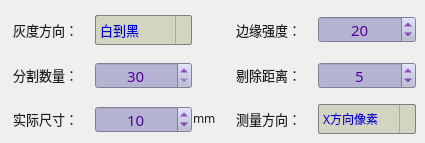
        <widget class="QWidget" name="page_2">
         <widget class="QLabel" name="label_18">
          <property name="geometry">
           <rect>
            <x>13</x>
            <y>65</y>
            <width>81</width>
            <height>19</height>
           </rect>
          </property>
          <property name="font">
           <font>
            <family>微软雅黑</family>
            <pointsize>10</pointsize>
            <weight>50</weight>
            <bold>false</bold>
           </font>
          </property>
          <property name="styleSheet">
           <string notr="true">color: rgb(30, 30, 30);
background-color: rgba(0, 0, 0, 0);</string>
          </property>
          <property name="text">
           <string>分割数量：</string>
          </property>
         </widget>
         <widget class="QLabel" name="label_19">
          <property name="geometry">
           <rect>
            <x>236</x>
            <y>65</y>
            <width>81</width>
            <height>19</height>
           </rect>
          </property>
          <property name="font">
           <font>
            <family>微软雅黑</family>
            <pointsize>10</pointsize>
            <weight>50</weight>
            <bold>false</bold>
           </font>
          </property>
          <property name="styleSheet">
           <string notr="true">color: rgb(30, 30, 30);
background-color: rgba(0, 0, 0, 0);</string>
          </property>
          <property name="text">
           <string>剔除距离：</string>
          </property>
         </widget>
         <widget class="QComboBox" name="comboGrayDirection">
          <property name="geometry">
           <rect>
            <x>95</x>
            <y>15</y>
            <width>97</width>
            <height>30</height>
           </rect>
          </property>
          <property name="font">
           <font>
            <family>微软雅黑</family>
            <pointsize>10</pointsize>
           </font>
          </property>
          <property name="styleSheet">
           <string notr="true">QComboBox {
    border: 1px solid gray;
    border-radius: 2px;    
    color: rgb(0, 0, 200);
	background-color: rgba(170, 170, 127,100);
}
QComboBox::drop-down {
    subcontrol-origin: padding;
    subcontrol-position: top right;
    width: 15px; 
    border-left-width: 1px;
    border-left-color: darkgray;
    border-left-style: solid;
    border-top-right-radius: 3px;
    border-bottom-right-radius: 3px;
}

QComboBox::down-arrow {
    image: url(:/resource/down.png);
} 
QComboBox::down-arrow:on {
    top: 1px;
    left: 1px;
}</string>
          </property>
          <item>
           <property name="text">
            <string>白到黑</string>
           </property>
          </item>
          <item>
           <property name="text">
            <string>黑到白</string>
           </property>
          </item>
         </widget>
         <widget class="QSpinBox" name="spinThreshold">
          <property name="geometry">
           <rect>
            <x>318</x>
            <y>16</y>
            <width>98</width>
            <height>27</height>
           </rect>
          </property>
          <property name="font">
           <font>
            <family>微软雅黑</family>
            <pointsize>11</pointsize>
           </font>
          </property>
          <property name="styleSheet">
           <string notr="true">QWidget{color: rgb(85, 0, 155);background-color: rgb(180, 180, 210);}
QSpinBox::up-button{
    border:transparent;
}
QSpinBox::down-button{
    border:transparent;
}
QSpinBox::up-arrow{
    image:url(:/resource/up.png);
}
QSpinBox::down-arrow{
    image:url(:/resource/down.png);
}</string>
          </property>
          <property name="alignment">
           <set>Qt::AlignCenter</set>
          </property>
          <property name="minimum">
           <number>0</number>
          </property>
          <property name="maximum">
           <number>255</number>
          </property>
          <property name="value">
           <number>20</number>
          </property>
         </widget>
         <widget class="QSpinBox" name="spinCullDistance">
          <property name="geometry">
           <rect>
            <x>318</x>
            <y>62</y>
            <width>98</width>
            <height>27</height>
           </rect>
          </property>
          <property name="font">
           <font>
            <family>微软雅黑</family>
            <pointsize>11</pointsize>
           </font>
          </property>
          <property name="styleSheet">
           <string notr="true">QWidget{color: rgb(85, 0, 155);background-color: rgb(180, 180, 210);}
QSpinBox::up-button{
    border:transparent;
}
QSpinBox::down-button{
    border:transparent;
}
QSpinBox::up-arrow{
    image:url(:/resource/up.png);
}
QSpinBox::down-arrow{
    image:url(:/resource/down.png);
}</string>
          </property>
          <property name="alignment">
           <set>Qt::AlignCenter</set>
          </property>
          <property name="minimum">
           <number>1</number>
          </property>
          <property name="maximum">
           <number>100</number>
          </property>
          <property name="value">
           <number>5</number>
          </property>
         </widget>
         <widget class="QSpinBox" name="spinSegment">
          <property name="geometry">
           <rect>
            <x>95</x>
            <y>62</y>
            <width>97</width>
            <height>27</height>
           </rect>
          </property>
          <property name="font">
           <font>
            <family>微软雅黑</family>
            <pointsize>11</pointsize>
           </font>
          </property>
          <property name="styleSheet">
           <string notr="true">QWidget{color: rgb(85, 0, 155);background-color: rgb(180, 180, 210);}
QSpinBox::up-button{
    border:transparent;
}
QSpinBox::down-button{
    border:transparent;
}
QSpinBox::up-arrow{
    image:url(:/resource/up.png);
}
QSpinBox::down-arrow{
    image:url(:/resource/down.png);
}</string>
          </property>
          <property name="alignment">
           <set>Qt::AlignCenter</set>
          </property>
          <property name="minimum">
           <number>30</number>
          </property>
          <property name="maximum">
           <number>360</number>
          </property>
          <property name="value">
           <number>30</number>
          </property>
         </widget>
         <widget class="QLabel" name="label_14">
          <property name="geometry">
           <rect>
            <x>236</x>
            <y>20</y>
            <width>81</width>
            <height>19</height>
           </rect>
          </property>
          <property name="font">
           <font>
            <family>微软雅黑</family>
            <pointsize>10</pointsize>
            <weight>50</weight>
            <bold>false</bold>
           </font>
          </property>
          <property name="styleSheet">
           <string notr="true">color: rgb(30, 30, 30);
background-color: rgba(0, 0, 0, 0);</string>
          </property>
          <property name="text">
           <string>边缘强度：</string>
          </property>
         </widget>
         <widget class="QLabel" name="label_10">
          <property name="geometry">
           <rect>
            <x>13</x>
            <y>20</y>
            <width>81</width>
            <height>19</height>
           </rect>
          </property>
          <property name="sizePolicy">
           <sizepolicy hsizetype="Preferred" vsizetype="Fixed">
            <horstretch>0</horstretch>
            <verstretch>0</verstretch>
           </sizepolicy>
          </property>
          <property name="font">
           <font>
            <family>微软雅黑</family>
            <pointsize>10</pointsize>
           </font>
          </property>
          <property name="styleSheet">
           <string notr="true">color: rgb(30, 30, 30);
background-color: rgba(0, 0, 0, 0);</string>
          </property>
          <property name="text">
           <string>灰度方向：</string>
          </property>
         </widget>
         <widget class="QSpinBox" name="spinActualSize">
          <property name="geometry">
           <rect>
            <x>95</x>
            <y>106</y>
            <width>97</width>
            <height>27</height>
           </rect>
          </property>
          <property name="font">
           <font>
            <family>微软雅黑</family>
            <pointsize>11</pointsize>
           </font>
          </property>
          <property name="styleSheet">
           <string notr="true">QWidget{color: rgb(85, 0, 155);background-color: rgb(180, 180, 210);}
QSpinBox::up-button{
    border:transparent;
}
QSpinBox::down-button{
    border:transparent;
}
QSpinBox::up-arrow{
    image:url(:/resource/up.png);
}
QSpinBox::down-arrow{
    image:url(:/resource/down.png);
}</string>
          </property>
          <property name="alignment">
           <set>Qt::AlignCenter</set>
          </property>
          <property name="minimum">
           <number>1</number>
          </property>
          <property name="maximum">
           <number>300</number>
          </property>
          <property name="value">
           <number>10</number>
          </property>
         </widget>
         <widget class="QLabel" name="label_22">
          <property name="geometry">
           <rect>
            <x>13</x>
            <y>109</y>
            <width>81</width>
            <height>19</height>
           </rect>
          </property>
          <property name="font">
           <font>
            <family>微软雅黑</family>
            <pointsize>10</pointsize>
            <weight>50</weight>
            <bold>false</bold>
           </font>
          </property>
          <property name="styleSheet">
           <string notr="true">color: rgb(30, 30, 30);
background-color: rgba(0, 0, 0, 0);</string>
          </property>
          <property name="text">
           <string>实际尺寸：</string>
          </property>
         </widget>
         <widget class="QLabel" name="label_23">
          <property name="geometry">
           <rect>
            <x>193</x>
            <y>109</y>
            <width>35</width>
            <height>19</height>
           </rect>
          </property>
          <property name="font">
           <font>
            <family>微软雅黑</family>
            <pointsize>9</pointsize>
            <weight>50</weight>
            <bold>false</bold>
           </font>
          </property>
          <property name="styleSheet">
           <string notr="true">color: rgb(30, 30, 30);
background-color: rgba(0, 0, 0, 0);</string>
          </property>
          <property name="text">
           <string>mm</string>
          </property>
         </widget>
         <widget class="QComboBox" name="comboXYDirection">
          <property name="geometry">
           <rect>
            <x>318</x>
            <y>104</y>
            <width>98</width>
            <height>30</height>
           </rect>
          </property>
          <property name="font">
           <font>
            <family>微软雅黑</family>
            <pointsize>9</pointsize>
           </font>
          </property>
          <property name="styleSheet">
           <string notr="true">QComboBox {
    border: 1px solid gray;
    border-radius: 2px;    
    color: rgb(0, 0, 200);
	background-color: rgba(170, 170, 127,100);
}
QComboBox::drop-down {
    subcontrol-origin: padding;
    subcontrol-position: top right;
    width: 15px; 
    border-left-width: 1px;
    border-left-color: darkgray;
    border-left-style: solid;
    border-top-right-radius: 3px;
    border-bottom-right-radius: 3px;
}

QComboBox::down-arrow {
    image: url(:/resource/down.png);
} 
QComboBox::down-arrow:on {
    top: 1px;
    left: 1px;
}</string>
          </property>
          <item>
           <property name="text">
            <string>X方向像素</string>
           </property>
          </item>
          <item>
           <property name="text">
            <string>Y方向像素</string>
           </property>
          </item>
         </widget>
         <widget class="QLabel" name="label_13">
          <property name="geometry">
           <rect>
            <x>236</x>
            <y>109</y>
            <width>81</width>
            <height>19</height>
           </rect>
          </property>
          <property name="sizePolicy">
           <sizepolicy hsizetype="Preferred" vsizetype="Fixed">
            <horstretch>0</horstretch>
            <verstretch>0</verstretch>
           </sizepolicy>
          </property>
          <property name="font">
           <font>
            <family>微软雅黑</family>
            <pointsize>10</pointsize>
           </font>
          </property>
          <property name="styleSheet">
           <string notr="true">color: rgb(30, 30, 30);
background-color: rgba(0, 0, 0, 0);</string>
          </property>
          <property name="text">
           <string>测量方向：</string>
          </property>
         </widget>
        </widget>
